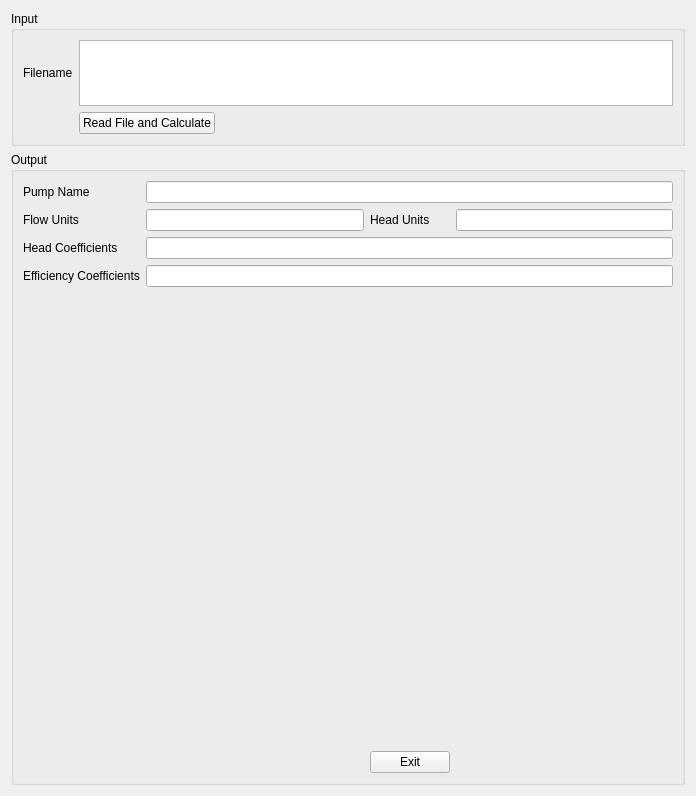
<?xml version="1.0" encoding="UTF-8"?>
<ui version="4.0">
 <class>Form</class>
 <widget class="QWidget" name="Form">
  <property name="geometry">
   <rect>
    <x>0</x>
    <y>0</y>
    <width>696</width>
    <height>796</height>
   </rect>
  </property>
  <property name="windowTitle">
   <string>Form</string>
  </property>
  <layout class="QVBoxLayout" name="verticalLayout">
   <item>
    <widget class="QGroupBox" name="GB_Input">
     <property name="sizePolicy">
      <sizepolicy hsizetype="Expanding" vsizetype="Fixed">
       <horstretch>0</horstretch>
       <verstretch>0</verstretch>
      </sizepolicy>
     </property>
     <property name="maximumSize">
      <size>
       <width>16777215</width>
       <height>135</height>
      </size>
     </property>
     <property name="title">
      <string>Input</string>
     </property>
     <layout class="QGridLayout" name="gridLayout">
      <item row="0" column="0">
       <widget class="QLabel" name="LBL_Filename">
        <property name="text">
         <string>Filename</string>
        </property>
       </widget>
      </item>
      <item row="0" column="1">
       <widget class="QTextEdit" name="TE_Filename">
        <property name="sizePolicy">
         <sizepolicy hsizetype="Expanding" vsizetype="Expanding">
          <horstretch>0</horstretch>
          <verstretch>0</verstretch>
         </sizepolicy>
        </property>
        <property name="minimumSize">
         <size>
          <width>0</width>
          <height>20</height>
         </size>
        </property>
        <property name="baseSize">
         <size>
          <width>0</width>
          <height>50</height>
         </size>
        </property>
       </widget>
      </item>
      <item row="1" column="1">
       <widget class="QPushButton" name="CMD_Open">
        <property name="enabled">
         <bool>true</bool>
        </property>
        <property name="sizePolicy">
         <sizepolicy hsizetype="Maximum" vsizetype="Fixed">
          <horstretch>0</horstretch>
          <verstretch>0</verstretch>
         </sizepolicy>
        </property>
        <property name="text">
         <string>Read File and Calculate</string>
        </property>
       </widget>
      </item>
     </layout>
    </widget>
   </item>
   <item>
    <widget class="QGroupBox" name="GB_Output">
     <property name="title">
      <string>Output</string>
     </property>
     <layout class="QGridLayout" name="GL_Output">
      <item row="3" column="1" colspan="3">
       <widget class="QLineEdit" name="LE_EffCoefs"/>
      </item>
      <item row="1" column="2">
       <widget class="QLabel" name="LBL_HeadUnits">
        <property name="text">
         <string>Head Units</string>
        </property>
       </widget>
      </item>
      <item row="2" column="0">
       <widget class="QLabel" name="LBL_HeadCoefs">
        <property name="text">
         <string>Head Coefficients</string>
        </property>
       </widget>
      </item>
      <item row="3" column="0">
       <widget class="QLabel" name="LBL_EffCoefs">
        <property name="text">
         <string>Efficiency Coefficients</string>
        </property>
       </widget>
      </item>
      <item row="2" column="1" colspan="3">
       <widget class="QLineEdit" name="LE_HeadCoefs"/>
      </item>
      <item row="0" column="1" colspan="3">
       <widget class="QLineEdit" name="LE_PumpName"/>
      </item>
      <item row="1" column="1">
       <widget class="QLineEdit" name="LE_FlowUnits"/>
      </item>
      <item row="0" column="0">
       <widget class="QLabel" name="LBL_PumpName">
        <property name="text">
         <string>Pump Name</string>
        </property>
       </widget>
      </item>
      <item row="1" column="0">
       <widget class="QLabel" name="LBL_FlowUnits">
        <property name="text">
         <string>Flow Units</string>
        </property>
       </widget>
      </item>
      <item row="1" column="3">
       <widget class="QLineEdit" name="LE_HeadUnits"/>
      </item>
      <item row="5" column="0" colspan="4">
       <widget class="QWidget" name="W_Plot" native="true">
        <property name="sizePolicy">
         <sizepolicy hsizetype="Expanding" vsizetype="Expanding">
          <horstretch>0</horstretch>
          <verstretch>0</verstretch>
         </sizepolicy>
        </property>
       </widget>
      </item>
      <item row="6" column="2">
       <widget class="QPushButton" name="PB_Exit">
        <property name="sizePolicy">
         <sizepolicy hsizetype="Preferred" vsizetype="Fixed">
          <horstretch>0</horstretch>
          <verstretch>0</verstretch>
         </sizepolicy>
        </property>
        <property name="text">
         <string>Exit</string>
        </property>
       </widget>
      </item>
     </layout>
    </widget>
   </item>
  </layout>
 </widget>
 <resources/>
 <connections/>
</ui>
